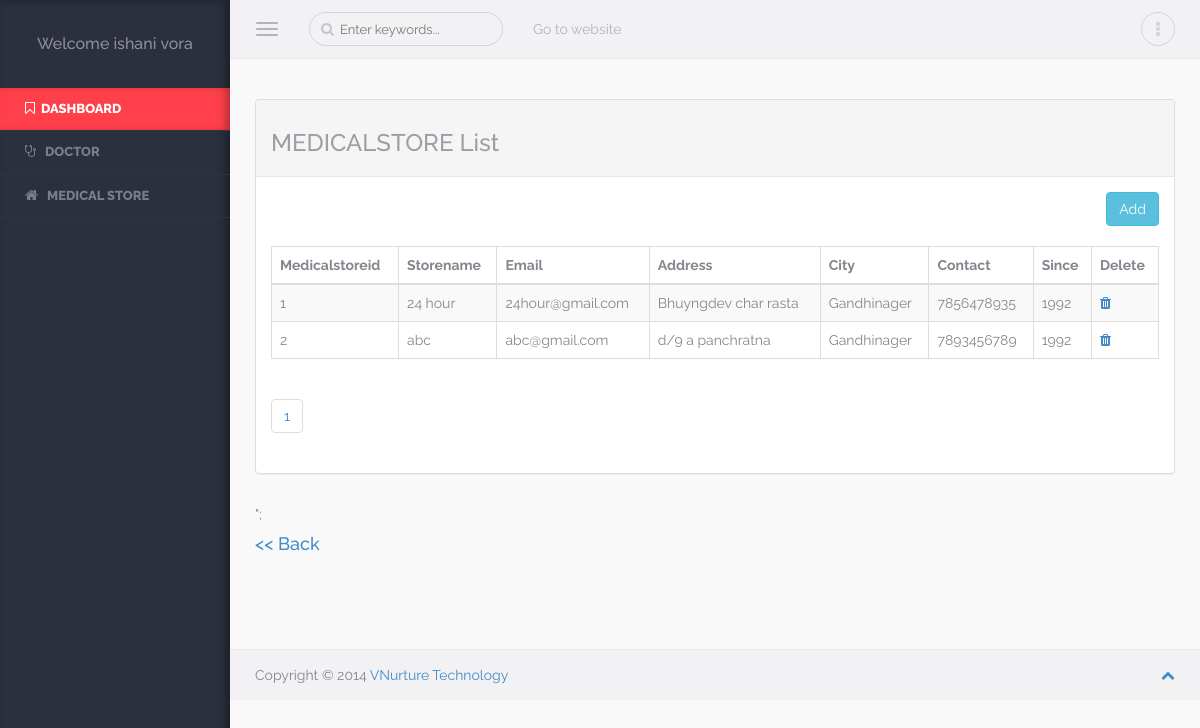
Screenshot of /admin/display_medicalstore.php (signed in) with the database file from the repository.
### tables this page shows
CREATE TABLE `user` (
  `Userid` int(10) NOT NULL,
  `Firstname` varchar(20) NOT NULL,
  `Lastname` varchar(20) DEFAULT NULL,
  `Email` varchar(100) NOT NULL,
  `Password` varchar(50) NOT NULL,
  `Address` varchar(50) NOT NULL,
  `City` varchar(50) NOT NULL,
  `Contact` bigint(10) NOT NULL,
  `Usertypeid` int(10) NOT NULL,
  `Image` varchar(100) NOT NULL,
  `DOB` varchar(255) DEFAULT NULL,
  `Gender` varchar(20) DEFAULT NULL
);

CREATE TABLE `medicalstore` (
  `Medicalstoreid` int(10) NOT NULL,
  `Userid` int(10) NOT NULL,
  `Since` bigint(10) NOT NULL
);

### class/User.php (called while the page is built, shortened)
<?php
class User
{
	public function display1($uid)
	{
			$conn=new mysqli("localhost","root","","db_medical");
			$qry="SELECT Firstname,Lastname,Contact,Address,Email,DOB,City,Userid FROM User WHERE Userid=".$uid;
			$data=mysqli_query($conn,$qry);
			return $data;
	}
	public function select1($Uid)
	{
			$conn=new mysqli("localhost","root","","db_medical");
			$qry="SELECT Firstname,Contact,Address,Email,City,Lastname,Image,Gender,Password FROM `User` WHERE Userid='$Uid'";
			$data=mysqli_query($conn,$qry);
			return $data;
	}
}
?>

### class/Medicalstore.php (called while the page is built, shortened)
<?php
class Medicalstore
{
	public function select2()
	{
			$conn=new mysqli("localhost","root","","db_medical");
			$qry="SELECT * FROM `medicalstore`";
			$data=mysqli_query($conn,$qry);
			return $data;
	}
	public function sel($start,$limit)
	{
			$conn=new mysqli("localhost","root","","db_medical");
			$qry="SELECT * FROM `medicalstore` limit $start,$limit";
			$data=mysqli_query($conn,$qry);
			return $data;
	}
}
?>

### admin/display_medicalstore.php (the view, shortened to what this page needs)
<?php
	include_once("header.php");
?>
<div class="warper container-fluid">
        	<?php
include_once("../class/User.php");
include_once("../class/Medicalstore.php");
$obj=new User();
$obj1=new Medicalstore();
$rec1=$obj1->select2();
$total=mysqli_num_rows($rec1);
$start=0;
$limit=3;
$page=ceil($total/$limit);
$rec1=$obj1->sel($start,$limit);
$data="<body><div class=warper container-fluid>
			    <div class='panel panel-default'>
				<div class='panel-heading'><h3>MEDICALSTORE List</h3></div>
				    <div class='panel-body'>
					<form class='form-horizontal' method='post'>
					<div align='right'>
					  <a href='addmedicalstore.php'> <input type='button' class='btn btn-info' Name='btnAdd' value=' Add '></a>
					</div>
					</form>
                <br/>
<table cellpadding=0 cellspacing=0 border=0 class='table table-striped table-bordered' id=basic-datatable>
                            <thead>
                                <tr>
                                   <th>Medicalstoreid</th>
									<th>Storename</th>
									<th>Email</th>
                                    <th>Address</th>
									<th>City</th>
									<th>Contact</th>
									<th>Since</th>
									<th>Delete</th>
							    </tr>
                            </thead><tbody>";
while($result1=mysqli_fetch_array($rec1))
{
$rec=$obj->select1($result1[1]);
while($result=mysqli_fetch_array($rec))
{
	$data.="<tr class='odd gradeX'><td>".$result1[0]."</td><td>".$result[0]."</td><td>".$result[3]."</td><td>".$result[2]."</td><td>".$result[4]."</td><td>".$result[1]."</td><td>".$result1[2]."</td><td><a href='javascript:delete_id(".$result1[0].")'><i class='fa fa-trash'></i> </a></td></tr>";
}
}
$data.="</tbody></table>";
echo $data;
?>
<ul class="pagination">
<?php
	for($i=1;$i<=$page;$i++){
?>
		<li><a href="?id=<?php echo $i ;?>"><?php echo $i ;?></a></li>
		<?php
	}
		?>
		</ul>
</div>
                </div></body>";
<a href='index.php' ><h4>&lt;&lt;&nbsp;Back</h4></a>
        </div>
						<?php
	include_once("footer.php");
?>
</body>
</html>

### admin/header.php (shortened to what this page needs)
<!DOCTYPE html>
<html lang="en">
<head>
    <link rel="stylesheet" href="assets/css/plugins/typeahead/typeahead.css" />
    <link rel="stylesheet" href="assets/css/switch-buttons/switch-buttons.css" />
	<link rel="stylesheet" href="assets/css/bootstrap/bootstrap.css" />
    <link rel="stylesheet" href="assets/css/fontawesome/font-awesome.css" />
    <link rel="stylesheet" href="assets/css/plugins/bootstrap-tagsinput/bootstrap-tagsinput.css" />
    <link rel="stylesheet" href="assets/css/plugins/bootstrap-chosen/chosen.css" />
    <link rel="stylesheet" href="assets/css/plugins/bootstrap-datetimepicker/bootstrap-datetimepicker.css" />
    <link rel="stylesheet" href="assets/css/plugins/calendar/calendar.css" />
    <link rel="stylesheet" href="assets/css/app/app.v1.css" />
</head>
<body >
<?php
		include_once("../class/User.php");
	$obj=new User();
	$Uid=$_SESSION["uid"];
	$rec=$obj->display1($Uid);
$data="	<aside class='left-panel'>
            <div class='user text-center'>";
	if($result=mysqli_fetch_array($rec))
	{
			$data.="<h4 class='user-name'>Welcome ".$result[0]."&nbsp;".$result[1]."</h4>";
	}
	$data.="</div>
	<nav class='navigation'>
            	<ul class='list-unstyled'>
                	<li class='active'><a href='index.php'><i class='fa fa-bookmark-o'></i><span class='nav-label'>Dashboard</span></a></li>
               ";
       $data.="
                    <li class='has-submenu'><a href='adddoctor.php'><i class='fa fa-stethoscope'></i> <span class='nav-label'>Doctor</span></a>
                    	<ul class='list-unstyled'>
						<li><a href='adddoctor.php'>Add Doctor</a></li>
                        	<li><a href='display_doctor.php'>View Doctor</a></li>
							                         </ul>
                    </li>
					 <li class='has-submenu'><a href='addmedicalstore.php'><i class='fa fa-home'></i> <span class='nav-label'>Medical Store</span></a>
                    	<ul class='list-unstyled'>
						<li><a href='addmedicalstore.php'>Add Medicalstore</a></li>
                        	<li><a href='display_medicalstore.php'>View Medicalstore</a></li>
							                         </ul>
                    </li>
				";
	 $data.="    </ul>
            </nav>
    </aside>";
	echo $data;
  ?>
    <section class="content">
        <header class="top-head container-fluid">
            <button type="button" class="navbar-toggle pull-left">
                <span class="icon-bar"></span>
                <span class="icon-bar"></span>
                <span class="icon-bar"></span>
            </button>
            <form role="search" class="navbar-left app-search pull-left hidden-xs">
              <input type="text" placeholder="Enter keywords..." class="form-control form-control-circle">
         	</form>
            <nav class=" navbar-default hidden-xs" role="navigation">
                <ul class="nav navbar-nav">
                <li><a href="../patient/index.php">Go to website</a></li>
              </ul>
            </nav>
            <ul class="nav-toolbar">
            	                <li class="dropdown"><a href="#" data-toggle="dropdown"><i class="fa fa-ellipsis-v"></i></a>
                </li>
            </ul>
        </header>

### admin/assets/css/app/app.v1.css (style rules this page uses)
body { background-color:#f9f9f9; color:#85868d; font-family: 'Raleway', sans-serif; position:relative; }
body, html { overflow-x:hidden; }
aside.left-panel { background-color:#2b2f3e; width:230px; position:fixed; padding:25px 0px; box-shadow:inset -5px 0px 8px rgba(0,0,0,0.3); height:100%; top:0px; left:0px; }
.user { margin-bottom:35px; }
.user h4.user-name { color:#8e909a; font-size:16px; }
.navigation { margin:20px 0px; }
.navigation > ul > li { position:relative; }
.navigation > ul > li.has-submenu:after { content:"\f105"; font-family: 'FontAwesome'; display:inline-block; position:absolute; color:#7a7e8a; right:15px; transition: all 0.4s; -moz-transition: all 0.4s; -webkit-transition: all 0.4s; -o-transition: all 0.4s; top:10px; visibility:hidden; }
.navigation > ul > li > a { display:block; padding:12px 25px; color:#7a7e8a; text-transform:uppercase; font-size:13px; text-decoration:none; font-weight:800; border-bottom:1px solid #2f3444; transition: all 0.4s; -moz-transition: all 0.4s; -webkit-transition: all 0.4s; -o-transition: all 0.4s; }
.navigation > ul > li:hover > a, .navigation > ul > li.active:hover > a, .navigation > ul > li.active > a { color:#fff; background-color: #ff404b; -webkit-box-shadow: inset -6px 0 8px -2px rgba(0,0,0,0.3); box-shadow: inset -6px 0 8px -2px rgba(0,0,0,0.3); }
.navigation ul li a i { margin-right:6px; font-size:14px; }
header { background-color:#f2f2f4; border-bottom:1px solid #ececee; padding-top:4px; padding-bottom:4px; }
.navbar-toggle { margin:8px 20px 8px 0px; display:block; padding-left:0px; }
.navbar-toggle .icon-bar { background-color:#b3b3be; }
.app-search { position:relative; margin-top:8px; margin-bottom:8px; margin-right:15px; }
.app-search .form-control, .app-search .form-control:focus { border:1px solid #d3d3db; font-size:13px; color:#c4c4cd; padding-left:30px; background:none; box-shadow:none; }
.app-search:before { content:"\f002"; position:absolute; left:12px; font-family: FontAwesome; cursor:pointer; top:7px; color:#c4c4cd; display:inline-block; }
header .navbar-default .navbar-nav > li > a { color:#b3b3be; }
.nav-toolbar { margin:8px 0px; float:right; }
.nav-toolbar > li { padding:0px; display:inline-block; margin-left:5px; position:relative; list-style:none; }
.nav-toolbar > li > a { color:#d3d3db; font-size:18px; border:1px solid #d3d3db; border-radius:50px; height:34px; width:34px; text-align:center; display:block; padding:4px; }
.content { margin-left:230px; }
.content > .container-fluid { padding-left:25px; padding-right:25px; }
.warper { padding-top:20px; padding-bottom:20px; min-height:550px; }
.btn-circle, .form-control-circle, .btn-group .btn-circle:first-child:not(:last-child):not(.dropdown-toggle) { border-radius:50px; }
.panel { margin-bottom:30px; }
.panel-heading { font-weight:700; }
.panel-default > .panel-heading, .panel-default > .panel-footer { border-color: #e8e8eb; box-shadow:none; }
.panel-default > .panel-heading, .btn-default { color:#9D9EA5; }

### rows the page displays
user: Firstname "ishani", Lastname "vora"
medicalstore: Medicalstoreid "1", Since "1992"
user: Firstname "24 hour", Email "24hour@gmail.com", Address "Bhuyngdev char rasta", City "Gandhinager", Contact "7856478935"
medicalstore: Medicalstoreid "2", Since "1992"
user: Firstname "abc", Email "abc@gmail.com", Address "d/9 a panchratna", City "Gandhinager", Contact "7893456789"
